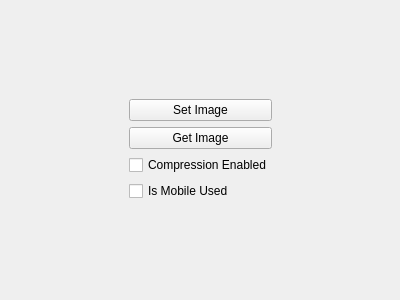
<?xml version="1.0" encoding="UTF-8"?>
<ui version="4.0">
 <class>RTVForm</class>
 <widget class="QWidget" name="RTVForm">
  <property name="geometry">
   <rect>
    <x>0</x>
    <y>0</y>
    <width>400</width>
    <height>300</height>
   </rect>
  </property>
  <property name="windowTitle">
   <string>Form</string>
  </property>
  <layout class="QHBoxLayout" name="horizontalLayout">
   <item>
    <spacer name="horizontalSpacer">
     <property name="orientation">
      <enum>Qt::Horizontal</enum>
     </property>
     <property name="sizeHint" stdset="0">
      <size>
       <width>40</width>
       <height>20</height>
      </size>
     </property>
    </spacer>
   </item>
   <item>
    <layout class="QVBoxLayout" name="verticalLayout">
     <item>
      <spacer name="verticalSpacer_2">
       <property name="orientation">
        <enum>Qt::Vertical</enum>
       </property>
       <property name="sizeHint" stdset="0">
        <size>
         <width>20</width>
         <height>40</height>
        </size>
       </property>
      </spacer>
     </item>
     <item>
      <widget class="QPushButton" name="setImageButton">
       <property name="text">
        <string>Set Image</string>
       </property>
      </widget>
     </item>
     <item>
      <widget class="QPushButton" name="getImageButton">
       <property name="text">
        <string>Get Image</string>
       </property>
      </widget>
     </item>
     <item>
      <widget class="QCheckBox" name="compressionCheckBox">
       <property name="text">
        <string>Compression Enabled</string>
       </property>
      </widget>
     </item>
     <item>
      <widget class="QCheckBox" name="mobileUsedCheckBox">
       <property name="text">
        <string>Is Mobile Used</string>
       </property>
      </widget>
     </item>
     <item>
      <spacer name="verticalSpacer">
       <property name="orientation">
        <enum>Qt::Vertical</enum>
       </property>
       <property name="sizeHint" stdset="0">
        <size>
         <width>20</width>
         <height>40</height>
        </size>
       </property>
      </spacer>
     </item>
    </layout>
   </item>
   <item>
    <spacer name="horizontalSpacer_2">
     <property name="orientation">
      <enum>Qt::Horizontal</enum>
     </property>
     <property name="sizeHint" stdset="0">
      <size>
       <width>40</width>
       <height>20</height>
      </size>
     </property>
    </spacer>
   </item>
  </layout>
 </widget>
 <resources/>
 <connections/>
</ui>
